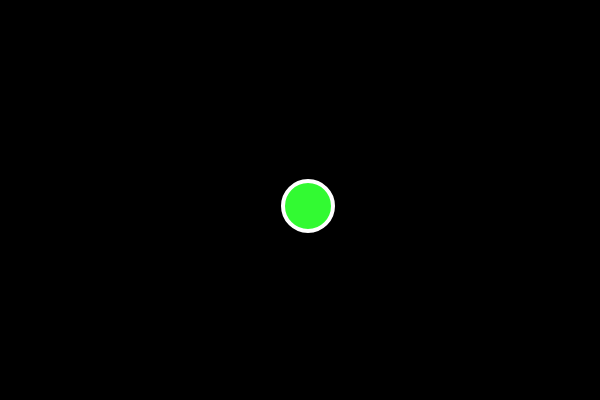
Frame 1 (no input)
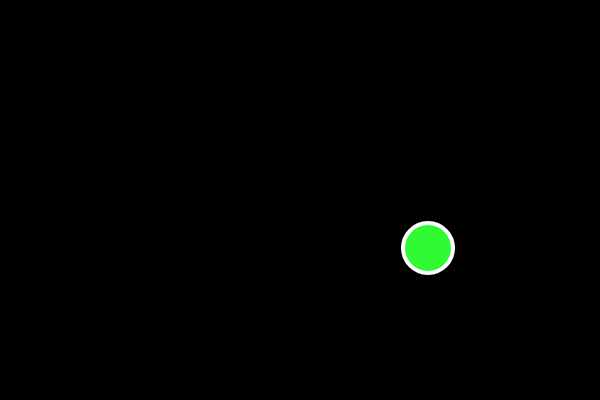
Frame 60 (no input)
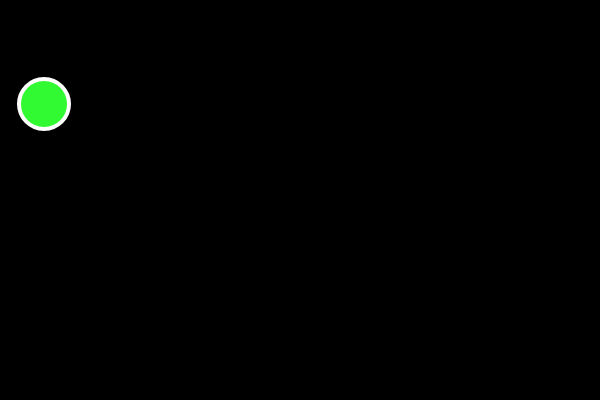
Frame 120 (the mouse pressed at the canvas centre since frame 60)

The p5.js sketch that drew these frames (run headless with seeded random() and noise() and a simulated clock; from frame 60 on, the mouse is pressed at the canvas centre):

// p5.js sketch
// ── sketch.js
var x = 300;
var y = 200;
var speedx = 8;
var speedy = 6;


function setup(){
    createCanvas(600,400);
}

function draw(){
    background(0);
   //make ball move
    y = y + speedy;
    x = x + speedx;
    
    //ball changes direction when it hits wall
    if(x>600 || x<0){
        speedx = -speedx;
    }
     if(y>400 || y<0){
        speedy = -speedy;
     }
       //display ball
    stroke(255);
    strokeWeight(4);
    fill(50,250,50);
    ellipse(x, y, 50, 50);
    
}

function display(){

}
